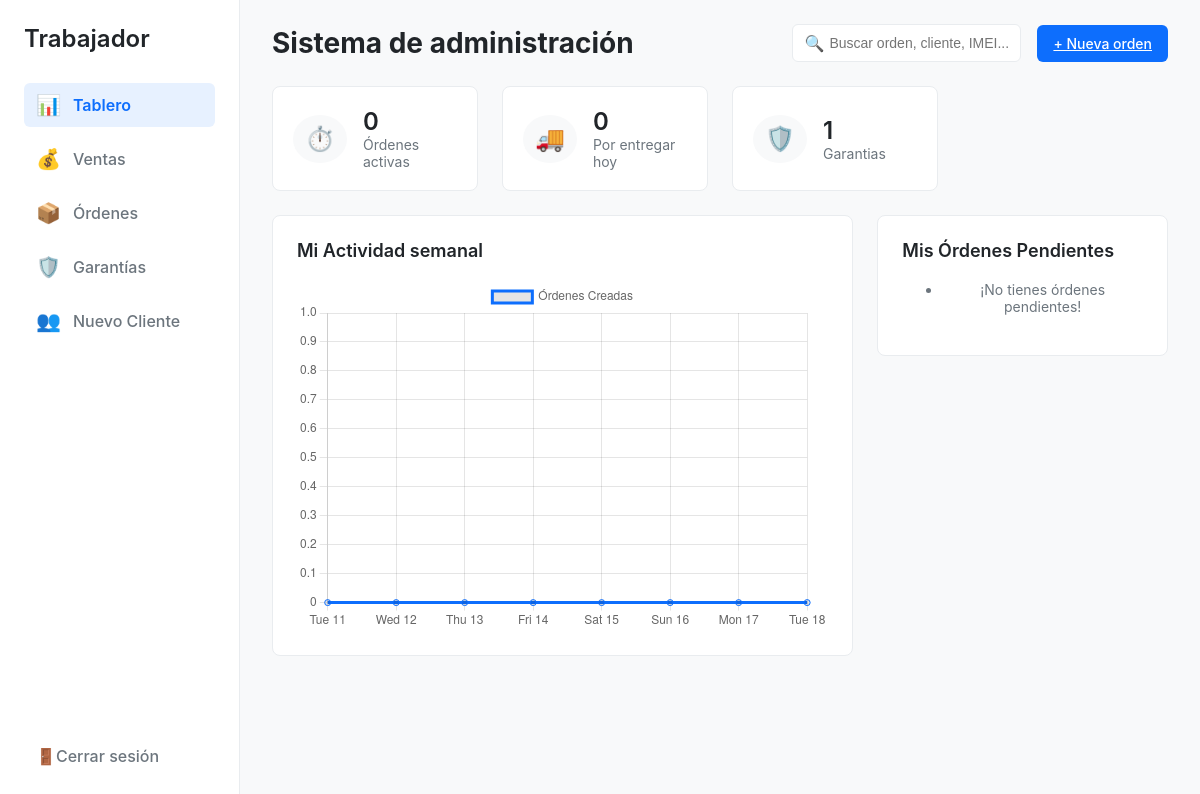
The page /trabajador/dashboard.php (signed in) on the database as committed earlier.
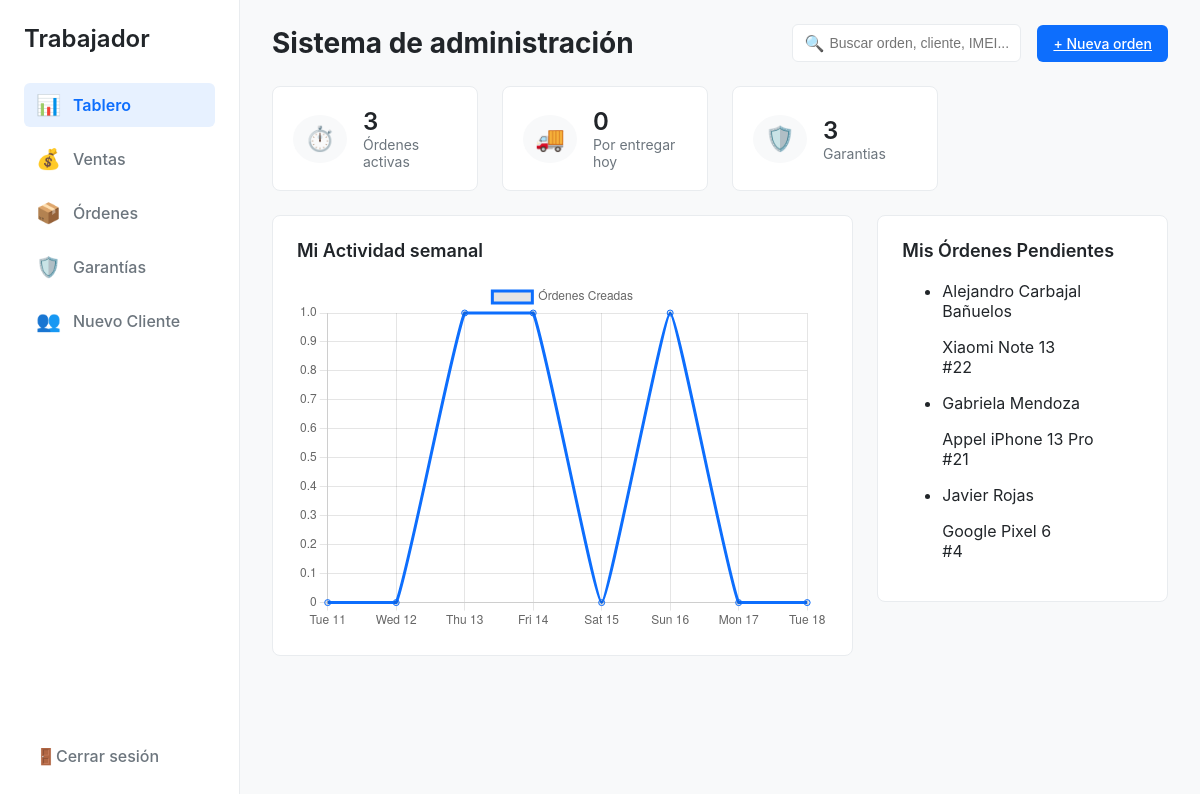
The same page on the database as committed later.
### tables this page shows
CREATE TABLE `reparacion` (
  `id_reparacion` int(11) NOT NULL,
  `id_equipo` int(11) NOT NULL,
  `id_trabajador` int(11) NOT NULL,
  `fecha_ingreso` date NOT NULL,
  `fecha_terminado` date NOT NULL,
  `costo` decimal(10,0) NOT NULL
);

CREATE TABLE `cliente` (
  `id_cliente` int(11) NOT NULL,
  `nombre` varchar(100) NOT NULL,
  `apellido` varchar(100) NOT NULL,
  `telefono` varchar(15) NOT NULL,
  `correo` varchar(100) NOT NULL,
  `direccion` varchar(100) NOT NULL,
  `num_direccion` varchar(10) NOT NULL,
  `id_empresa` int(10) NOT NULL
);

CREATE TABLE `equipo` (
  `id_equipo` int(11) NOT NULL,
  `id_cliente` int(11) NOT NULL,
  `marca` varchar(100) NOT NULL,
  `modelo` varchar(100) NOT NULL,
  `observaciones` varchar(100) NOT NULL,
  `fecha` date NOT NULL
);

### html/trabajador/dashboard.php (the view, shortened to what the changed rows need)
<?php
require '../config/conexion.php';
$id_trabajador_actual = $_SESSION['user_id'];
try {
    $sql_ordenes = "SELECT COUNT(*) FROM reparacion
                    WHERE id_trabajador = ?
                    AND (fecha_terminado >= CURDATE() OR fecha_terminado IS NULL)";
    $stmt_ordenes = $pdo->prepare($sql_ordenes);
    $stmt_ordenes->execute([$id_trabajador_actual]);
    $total_ordenes = $stmt_ordenes->fetchColumn();
    $sql_reclamos = "SELECT COUNT(g.id_garantia)
                     FROM garantia AS g
                     JOIN reparacion AS r ON g.id_reparacion = r.id_reparacion
                     WHERE r.id_trabajador = ?";
    $stmt_reclamos = $pdo->prepare($sql_reclamos);
    $stmt_reclamos->execute([$id_trabajador_actual]);
    $total_reclamos = $stmt_reclamos->fetchColumn();
    $sql_semanal = "SELECT
                        DATE(fecha_ingreso) as dia,
                        COUNT(*) as total
                    FROM reparacion
                    WHERE fecha_ingreso >= CURDATE() - INTERVAL 6 DAY
                    AND id_trabajador = ?
                    GROUP BY dia
                    ORDER BY dia ASC";
    $stmt_semanal = $pdo->prepare($sql_semanal);
    $stmt_semanal->execute([$id_trabajador_actual]);
    $actividad_semanal = $stmt_semanal->fetchAll(PDO::FETCH_ASSOC);
    $labels_semana = [];
    $data_semana = [];
    $datos_por_fecha = array_column($actividad_semanal, 'total', 'dia');
    for ($i = 7; $i >= 0; $i--) {
        $fecha = date('Y-m-d', strtotime("-$i days"));
        $labels_semana[] = date('D d', strtotime($fecha));
        $data_semana[] = $datos_por_fecha[$fecha] ?? 0;
    }
    $sql_pendientes = "SELECT
                            r.id_reparacion,
                            c.nombre AS cliente_nombre,
                            c.apellido AS cliente_apellido,
                            e.marca,
                            e.modelo
                       FROM reparacion AS r
                       JOIN equipo AS e ON r.id_equipo = e.id_equipo
                       JOIN cliente AS c ON e.id_cliente = c.id_cliente
                       WHERE r.id_trabajador = ?
                       AND (r.fecha_terminado >= CURDATE() OR r.fecha_terminado IS NULL)
                       ORDER BY r.fecha_terminado ASC
                       LIMIT 10";
    $stmt_pendientes = $pdo->prepare($sql_pendientes);
    $stmt_pendientes->execute([$id_trabajador_actual]);
    $ordenes_pendientes = $stmt_pendientes->fetchAll(PDO::FETCH_ASSOC);
} catch (\PDOException $e) {
    echo "Error al consultar la base de datos: " . $e->getMessage();
    die();
}
?>
<!DOCTYPE html>
<html lang="es">
<head>
</head>
<body>
    <main class="main-content">
        <header class="main-header">
            <h1>Sistema de administración</h1>
        </header>
        <section class="stats-grid">
            <div class="stat-card">
                <div class="info">
                    <h3><?php echo $total_ordenes; ?></h3>
                    <p>Órdenes activas</p>
                </div>
            </div>
            <div class="stat-card">
                <div class="info">
                    <h3><?php echo $total_reclamos; ?></h3>
                    <p>Garantias</p>
                </div>
            </div>
        </section>
        <section class="dashboard-body">
            <div class="main-chart-area">
                <div class="card">
                    <h2 class="card-header">Mi Actividad semanal</h2>
                    <div class="chart-container" style="position: relative; height:350px;">
                        <canvas id="actividadSemanalChart"></canvas>
                    </div>
                </div>
            </div>
            <div class="right-sidebar">
                <div class="card">
                    <h2 class="card-header">Mis Órdenes Pendientes</h2>
                    <ul class="pending-list">
                        <?php if (empty($ordenes_pendientes)): ?>
                            <li style="text-align: center; color: var(--color-texto-secundario); font-size: 14px;">
                                ¡No tienes órdenes pendientes!
                            </li>
                        <?php else: ?>
                            <?php foreach ($ordenes_pendientes as $orden): ?>
                                <li class="pending-item">
                                    <div class="details">
                                        <p><?php echo htmlspecialchars($orden['cliente_nombre'] . ' ' . $orden['cliente_apellido']); ?></p>
                                        <span class="subtext"><?php echo htmlspecialchars($orden['marca'] . ' ' . $orden['modelo']); ?></span>
                                    </div>
                                    <span class="folio">#<?php echo $orden['id_reparacion']; ?></span>
                                </li>
                            <?php endforeach; ?>
                        <?php endif; ?>
                    </ul>
                </div>
            </div>
        </section>
    </main>
    <script>
    document.addEventListener('DOMContentLoaded', function () {
        //Grafica 1 Activdad semanal
        const ctxSemanal = document.getElementById('actividadSemanalChart');
        if (ctxSemanal) {
            new Chart(ctxSemanal, {
                type: 'line',
                data: {
                    // Usamos los datos PHP que ahora estan personalizados
                    labels: <?php echo json_encode($labels_semana); ?>,
                    datasets: [{
                        label: 'Órdenes Creadas',
                        data: <?php echo json_encode($data_semana); ?>,
                        fill: false,
                        borderColor: '#0d6efd',
                        tension: 0.1
                    }]
                },
                options: {
                    responsive: true,
                    maintainAspectRatio: false,
                    scales: { y: { beginAtZero: true } }
                }
            });
        }
    });
    </script>
</body>
</html>

Rows that differ between the two databases and show on the page:
added reparacion: cliente.nombre+apellido "Alejandro Carbajal Bañuelos", id_equipo.modelo "Xiaomi Note 13", id_reparacion "22"
added reparacion: cliente.nombre+apellido "Gabriela Mendoza", id_equipo.modelo "Appel iPhone 13 Pro", id_reparacion "21"
now on this page (row edited): reparacion: cliente.nombre+apellido "Javier Rojas", id_equipo.modelo "Google Pixel 6", id_reparacion "4"
Other text that changed with them:
$total_ordenes: "0" → "3"
$total_reclamos: "1" → "3"
chart data {{ json_encode($data_semana) }}: [0,0,0,0,0,0,0,0] → [0,0,1,1,0,1,0,0]
text no longer shown: "¡No tienes órdenes pendientes!"
